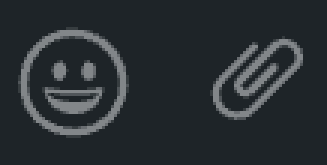
#> input picture assets/smiley_and_paperclip.png, 109 x 55 px, found by its file name (shown 3 times larger)
$ python dataset.py
#> lines starting #> are read from the running program, lines starting #| are printed output that depends on the picture
import cv2

#PATHS
temp_path = r"D:\Applications\whatsappBot\assets\temp"
root_path = r"D:\Applications\whatsappBot"

#------------------------------Image Assets-------------------------------------------------

img_smiley_and_paperclip = cv2.imread(r"D:\Applications\whatsappBot\assets\smiley_and_paperclip.png")
#> img_smiley_and_paperclip is the input picture: shape (55, 109, 3); mean B, G, R 51, 47.1, 41.3
green_circle = cv2.imread(r"D:\Applications\whatsappBot\assets\green_circle.png")
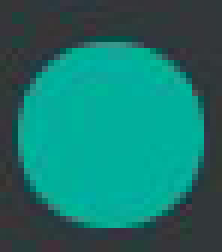
#> input picture assets/green_circle.png, 37 x 42 px, found by its file name (shown 6 times larger)
#> green_circle is the input picture: shape (42, 37, 3); mean B, G, R 106.4, 114.8, 26.2
chat_and_menu = cv2.imread(r"D:\Applications\whatsappBot\assets\chat_and_menu.png")
labels = cv2.imread(r"D:\Applications\whatsappBot\assets\labels.png")
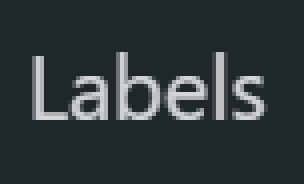
#> input picture assets/labels.png, 76 x 46 px, found by its file name (shown 4 times larger)
#> labels is the input picture: shape (46, 76, 3); mean B, G, R 58.8, 55, 48.5
message_menu = cv2.imread(r"D:\Applications\whatsappBot\assets\message_menu.png")
edit_label = cv2.imread(r"D:\Applications\whatsappBot\assets\edit_label.png")
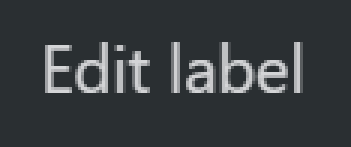
#> input picture assets/edit_label.png, 117 x 49 px, found by its file name (shown 3 times larger)
#> edit_label is the input picture: shape (49, 117, 3); mean B, G, R 63.8, 60.8, 56.2
bottom_label_star = cv2.imread(r"D:\Applications\whatsappBot\assets\bottom_label-star.png")
todo_label = cv2.imread(r"D:\Applications\whatsappBot\assets\todo.png")
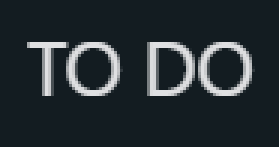
#> input picture assets/todo.png, 93 x 49 px, found by its file name (shown 3 times larger)
#> todo_label is the input picture: shape (49, 93, 3); mean B, G, R 52, 47.3, 39.2
save_btn = cv2.imread(r"D:\Applications\whatsappBot\assets\save.png")
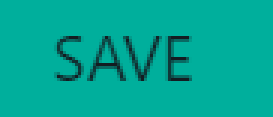
#> input picture assets/save.png, 91 x 39 px, found by its file name (shown 3 times larger)
#> save_btn is the input picture: shape (39, 91, 3); mean B, G, R 150, 167.8, 0.9
reply_label = cv2.imread(r"D:\Applications\whatsappBot\assets\reply.png")
yesterday_label = cv2.imread(r"D:\Applications\whatsappBot\assets\yesterday.png")
mic = cv2.imread(r"D:\Applications\whatsappBot\assets\mic.png")
paperclip = cv2.imread(r"D:\Applications\whatsappBot\assets\paperclip.png")
upload_image = cv2.imread(r"D:\Applications\whatsappBot\assets\upload_image.png")
archive_chat = cv2.imread(r"D:\Applications\whatsappBot\assets\archive_chat.png")
catalog_icon = cv2.imread(r"D:\Applications\whatsappBot\assets\catalog.png")
send_msg = cv2.imread(r"D:\Applications\whatsappBot\assets\send_message.png")


# Images for messages
KCMini_models = r"D:\Applications\whatsappBot\assets\message_images\KCMini_Models.jpg"
BikeShape1 = r"D:\Applications\whatsappBot\assets\message_images\BikeShape1.png"

#----------------------------- Image Assets End ----------------------------------------------

instagram_keychain_links = [
    "https://instagram.com/CA4fBx9A-CH",
    "TESTDATASET"
]


instagram_link_response_message = [
    "*Keychains Link:*",
    "  ",
    "https://www.wisholize.com/collections/personalised-key-chain-online.",
    "   ",
    "Please choose the keychain model from the link above and share here. We can do vehicle logos on any of the models above."]

offer_message = [
    "\n"
    "Limited Period Offer!",
    "Buy any 2 keychains, Get 2 personalised face masks free!",
    "    ",
    "Reply YES if interested.",
    "Masks link: https://www.wisholize.com/collections/face-mask"
]

no_action_response = "Thanks for reaching out. We shall get back to you shortly. Meanwhile, please visit our website www.wisholize.com to check out our offerings."

follow_up_message = "Limited Period Offer!"

#---------------------------FOLLOW UPS ------------------------------------------------
# Follow up comparison messages and its responses to be added here.

# Response Types
FOLLOW_UP = 1
RESPOND_IMAGE = 2
ARCHIVE_CHAT = 3
RESPOND_CATALOG = 4

#Data Set
author_compare_message = {
    "Limited Period Free Masks Offer" : {
        'response_type': FOLLOW_UP,
        'response': "Have you selected the keychain model needed from the link above sir?",
    },
    "Please check the link above and share the keychain model needed" : {
        'response_type': FOLLOW_UP,
        'response': "Have you selected the keychain model needed from the link above sir?",
    },
    "If you are interested, i will share the poster here" : {
        'response_type': FOLLOW_UP,
        'response': "Are you interested in this offer sir?",
    },
    "The back side of the keychain can be engraved with your name or phone number" : {
        'response_type': FOLLOW_UP,
        'response': "Please share the details to proceed with the order.",
    },
    "Number plate design can be done only on the front side" : {
        'response_type': FOLLOW_UP,
        'response': "Please share the details to proceed with the order.",
    },
    "Rs 239" : {
        'response_type': FOLLOW_UP,
        'response': "Please share the details to proceed with the order.",
    },
    "Rs 233" : {
        'response_type': FOLLOW_UP,
        'response': "Please share the details to proceed with the order.",
    },
    "Rs 333": {
        'response_type': FOLLOW_UP,
        'response': "Please share the details to proceed with the order.",
    },
    "Mob number:" : {
        'response_type': FOLLOW_UP,
        'response': "Please share the details to proceed with the order.",
    },
    "Upon payment confirmation, I will create the order and share order details.": {
        'response_type': FOLLOW_UP,
        'response': "Please share to proceed with the order.",
    },
    "Vehicle shape keychains - ₹333": {
        'response_type': FOLLOW_UP,
        'response': "Which one do you need sir?",
    },
    "May I know which product category you are interested in so that I can provide the details": {
        'response_type': FOLLOW_UP,
        'response': ['Please visit our website', 'www.wisholize.com', 'to view all products with details. You can share the product here so that we can proceed further.', '', 'Category page link:', 'https://www.wisholize.com/pages/product-categories'],
    },
    "We appreciate your efforts in finding only the best for you and your loved ones": {
        'response_type': FOLLOW_UP,
        'response': ['Guarantee:', '', 'We promise to keep the authenticity of the product as described on the product page. As told, it will be personalized with your desired content and delivered to  your doorstep.', '', 'We currently work in association with courier partners (DTDC, Professional Courier & Speed Post) with whom we shall follow-up closely and ensure the products reach you on time. Tracking details also shall be made available to you once shipped. ', '', 'A refund or replacement as eligible will be provided if the product does not get delivered or is damaged in transit.'],
    },
    "Test - add 2 images from folder": {
        'response_type': RESPOND_IMAGE,
        'response': ["", ""],
        'image_path': [KCMini_models, BikeShape1],
    },
    "Please share to proceed with the order":{
        'response_type': ARCHIVE_CHAT,
    },
    "Please share the details to proceed with the order":{
        'response_type': ARCHIVE_CHAT,
    },
    "Thank you for your time":{
        'response_type': ARCHIVE_CHAT,
    },
    "Mini Number Plate Keychain Models!":{
        'response_type': ARCHIVE_CHAT,
    },
    "Which one do you need sir": {
        'response_type': ARCHIVE_CHAT,
    },
    "Do you wish to proceed with the order sir":{
        'response_type': ARCHIVE_CHAT,
    },
    "https://www.wisholize.com/pages/product-categories":{
        'response_type': ARCHIVE_CHAT,
    },
    "A refund or replacement as eligible will be provided if the product doesn't get delivered or is damaged in transit.":{
        'response_type': ARCHIVE_CHAT,
    },
    "Hi Sir":{
        'response_type': ARCHIVE_CHAT,
    },
    "Are you interested in this offer sir":{
        'response_type': ARCHIVE_CHAT,
    },
    "Please let me know if you have any queries or need any help.": {
        'response_type': ARCHIVE_CHAT,
    },
    "DEMO SAMPLE DATA":{
        'response_type': ARCHIVE_CHAT,
    },
    "TEST_DATA" : {
        'response_type': RESPOND_IMAGE,
        'response': ["FIRST VALUE", "TEST 2"],
        'image_path': [KCMini_models, KCMini_models],
    },
    "TEST_DATA_ONE": {
        'response_type': RESPOND_IMAGE,
        'response': "FIRST VALUE2",
        'image_path': KCMini_models,
    },
    "MULTI_LINE": {
        'response_type': FOLLOW_UP,
        'response': ['test line 1', 'test linew2'],
    },
    "Have you selected the keychain model needed from the link above sir": {
        'response_type': RESPOND_CATALOG,
        'catalog_positions': [[730,370],
                              [730,490]],
    },
    "We can do vehicle logos on any of the moHJBJHBJHBHLKL L FDdels above": {
        'response_type': RESPOND_CATALOG,
        'catalog_positions': [[730,370],
                              [730,490]],
    },
}

#-----------------------FOLLOW UPS END--------------------------------------------------##
